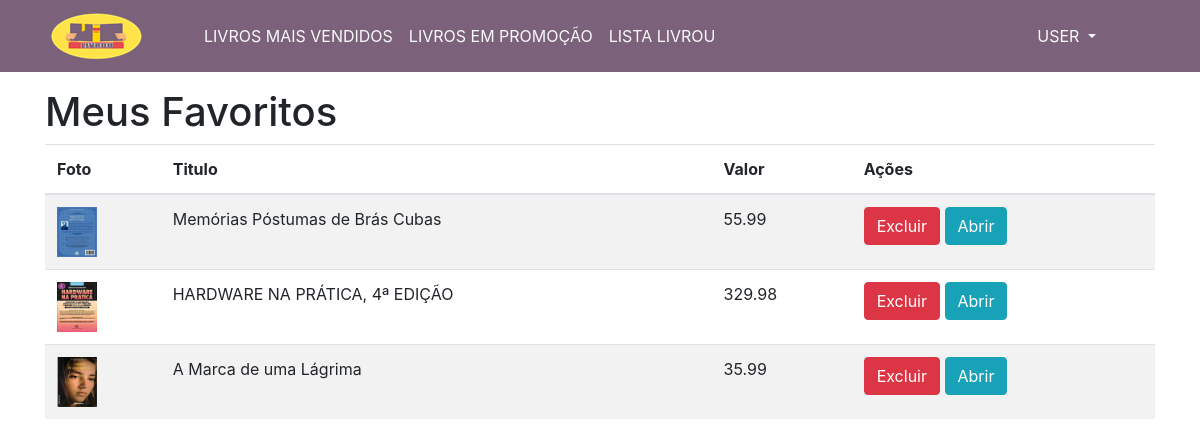
The app's page /favoritos (signed in) with its own data.
### tables this page shows
CREATE TABLE IF NOT EXISTS `usuarios` (
  `id` int(11) NOT NULL AUTO_INCREMENT,
  `nome` varchar(100) NOT NULL,
  `email` varchar(100) NOT NULL,
  `senha` varchar(32) NOT NULL,
  `telefone` varchar(30) DEFAULT NULL,
  PRIMARY KEY (`id`)
);

CREATE TABLE IF NOT EXISTS `favoritos` (
  `id` int(11) NOT NULL AUTO_INCREMENT,
  `id_anuncio` int(11) NOT NULL,
  `id_usuario` int(11) NOT NULL,
  PRIMARY KEY (`id`)
);

CREATE TABLE IF NOT EXISTS `anuncios` (
  `id` int(11) NOT NULL AUTO_INCREMENT,
  `id_usuario` int(11) NOT NULL,
  `id_categoria` int(11) NOT NULL,
  `titulo` varchar(100) DEFAULT NULL,
  `descricao` text NOT NULL,
  `valor` float DEFAULT NULL,
  `estado` int(11) DEFAULT NULL,
  PRIMARY KEY (`id`)
);

### core/controller.php (called while the page is built, shortened)
<?php
class controller {
	public function loadViewTemplate($viewName, $viewData = array()) {
		require "views/template.php";
	}
	private function loadViewBody($viewName, $viewData = array()) {
		extract($viewData);
		require "views/{$viewName}.php";
	}
}
?>

### controllers/favoritosController.php (called while the page is built, shortened)
<?php
class favoritosController extends controller {
	public function index() {
		$dados['anuncios'] = (new Anuncio())->getFavoritosDoUsuario($_SESSION['cLogin']);
		$this->loadViewTemplate('favoritos', $dados);
	}
}
?>

### core/Core.php (called while the page is built, shortened)
<?php
class Core {
	private $url;
	private $currentAction;
	private $params;
	public function __construct() {
		$this->url = '/';
		$this->currentAction = 'index';
		$this->params = array(0 => '');
	}
	public function run() {
		$this->url = (isset($_GET['url']) && !empty($_GET['url'])) ? $_GET['url'] : $this->url;
		$this->currentController = new $this->currentController();
		call_user_func_array(array($this->currentController, $this->currentAction), $this->params);
	}
	private function pegaStringCurrent($tipoCurrent = '') {
		$currentString = $this->url[0] . $tipoCurrent;
		array_shift($this->url);
		return $currentString;
	}
	private function montaUrl() {
		$this->url = explode('/', $this->url);
		$this->currentAction = ( empty($this->url) || empty($this->url[0]) ) ? $this->currentAction : $this->pegaStringCurrent();
		$this->params = empty($this->url[0]) ? $this->params : array($this->pegaStringCurrent());
	}
}
?>

### index.php (called while the page is built, shortened)
<?php
$core = new Core();
$core->run();
?>

### models/Usuario.php (called while the page is built, shortened)
<?php
class Usuario extends model {
	public static function getNome($id) {
		global $db;
		$sql = $db->prepare("SELECT nome FROM usuarios WHERE id = :id");
		$sql->bindValue(":id", $id);
		$sql->execute();
		$user = $sql->fetch();
		return $user['nome'];
	}
}
?>

### models/model.php (called while the page is built, shortened)
<?php
class model {
	public function __construct() {
		global $db;
		$this->db = $db;
	}
}
?>

### models/Anuncio.php (called while the page is built, shortened)
<?php
class Anuncio extends model {
	public function getFavoritosDoUsuario($idUsuario) {
		$sql = $this->db->prepare("SELECT f.id, f.id_anuncio, f.id_usuario, a.titulo, a.valor, (SELECT url FROM anuncios_imagens WHERE f.id_anuncio = id_anuncios limit 1) AS url FROM favoritos f JOIN anuncios a
							      WHERE f.id_anuncio = a.id and f.id_usuario = :idUsuario");
		$sql->bindValue(":idUsuario", $idUsuario);
		$sql->execute();
		if ($sql->rowCount() > 0) {
			return $sql->fetchAll();
		}
		return array();
	}
}
?>

### views/favoritos.php (the view)
<div class="container">
	<h1>Meus Favoritos</h1>
	<table class="table table-striped">
		<thead>
			<tr>
				<th>Foto</th>
				<th>Titulo</th>
				<th>Valor</th>
				<th>Ações</th>
			</tr>
		</thead>
		<?php
			foreach ($anuncios as $anuncio) {
				?>
					<tr>
						<td>
							<?php
							if (!empty($anuncio['url'])) {
								?>
								<img src="<?php echo BASE_URL; ?>assets/images/anuncios/<?php echo $anuncio['url']; ?>" height="50" border="0">
								<?php
							} else {
								?>
								<img src="<?php echo BASE_URL; ?>assets/images/default.jpg" height="50" border="0">
								<?php
							}
							?>
						</td>
						<td>
							<?php echo $anuncio['titulo']; ?>
						</td>
						<td>
							<?php echo number_format($anuncio['valor'], 2); ?>
						</td>
						<td>
							<a href="<?php echo BASE_URL; ?>favoritos/exclui/<?php echo $anuncio['id']; ?>" class="btn btn-danger">Excluir</a>
							<a href="<?php echo BASE_URL; ?>anuncio/abrir/<?php echo $anuncio['id_anuncio']; ?>" class="btn btn-info">Abrir</a>
						</td>
					</tr>
				<?php
			}
		?>
	</table>
</div>

### views/template.php (shortened to what this page needs)
<!DOCTYPE html>
<html>
	<head>
		<link rel="stylesheet" type="text/css" href="<?php echo BASE_URL; ?>assets/css/bootstrap.min.css">
		<link rel="stylesheet" type="text/css" href="<?php echo BASE_URL; ?>assets/css/style.css">
	</head>
	<body>
		<header class="form-group">
			<nav class="navbar navbar-expand-lg navbar-light cor-header">
				<a class="navbar-brand" href="<?php echo BASE_URL; ?>"><img src="<?php echo BASE_URL; ?>assets/images/logo.png"></a>
				<div class="collapse navbar-collapse" id="navbarSupportedContent">
					<ul class="navbar-nav mr-auto">
						<li class="nav-item">
							<a class="nav-link active text-light" href="#">LIVROS MAIS VENDIDOS</a>
						</li>
						<li class="nav-item">
							<a class="nav-link active text-light" href="#">LIVROS EM PROMOÇÃO</a>
						</li>
						<li class="nav-item">
							<a class="nav-link active text-light" href="#">LISTA LIVROU</a>
						</li>
					</ul>
					<form class="form-inline my-2 my-lg-0 posicionamento-nome-user">
						<ul class="navbar-nav mr-auto">
							<li class="nav-item dropdown">
                                	<?php
                                	if (isset($_SESSION['cLogin']) && !empty($_SESSION['cLogin'])) {
                                		?>
                                		<a class="nav-link dropdown-toggle text-light" href="#" id="navbarDropdown" role="button" data-toggle="dropdown" aria-haspopup="true" aria-expanded="false">
                                			<?php echo strtoupper(Usuario::getNome($_SESSION['cLogin'])); ?>
                                		</a>
                                		<?php
                                	}
                                	?>
							</li>
						</ul>
					</form>
				</div>
			</nav>
		</header>
		<?php echo $this->loadViewBody($viewName, $viewData); ?>
	</body>
</html>

### assets/css/style.css (style rules this page uses)
.cor-header { background-color: #7B617A; }
.posicionamento-nome-user { margin-right:80px; }

### records on screen
usuarios: nome "USER"
favoritos: shows a picture, id_anuncio.titulo "Memórias Póstumas de Brás Cubas", id_anuncio.valor "55.99"
favoritos: shows a picture, id_anuncio.titulo "HARDWARE NA PRÁTICA, 4ª EDIÇÃO", id_anuncio.valor "329.98"
favoritos: shows a picture, id_anuncio.titulo "A Marca de uma Lágrima", id_anuncio.valor "35.99"
